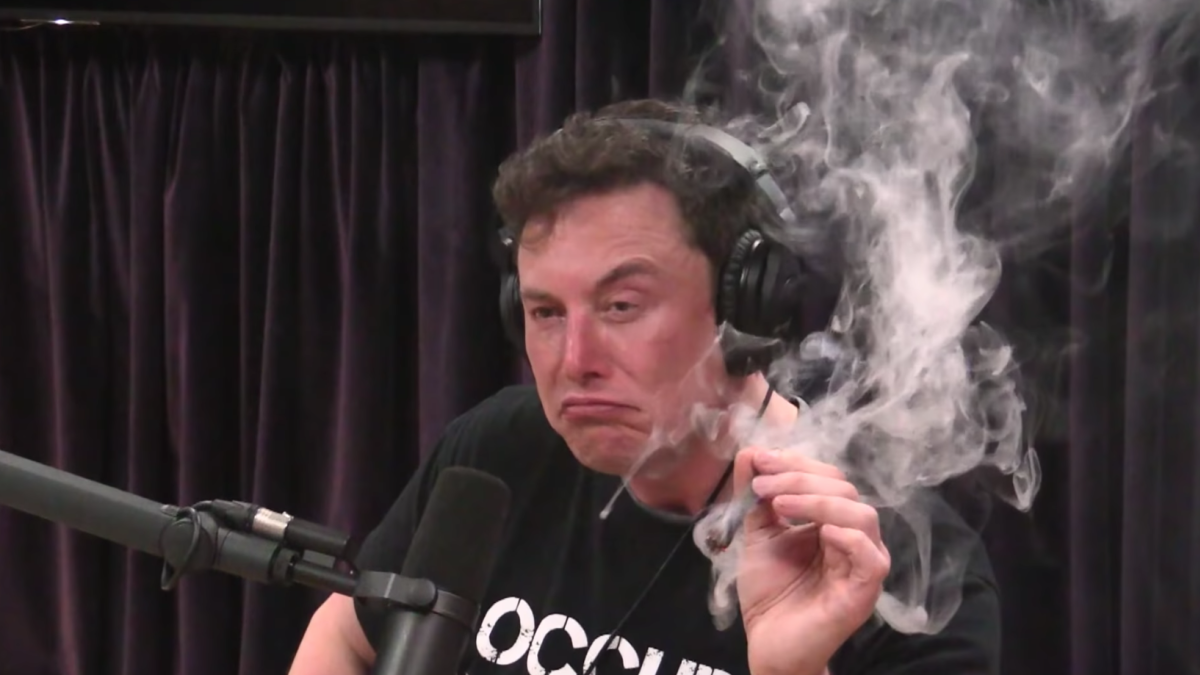
#> input picture module03/ex03/gg.png, 1200 x 675 px
$ python ColorFilter.py
#> lines starting #> are read from the running program, lines starting #| are printed output that depends on the picture
### module03/ex03/ImageProcessor.py
# load and display an image with Matplotlib
from matplotlib import image
from matplotlib import pyplot
from numpy import asarray, uint8

class ImageProcessor:
    @staticmethod
    def load(path):
        # load image as pixel array
#> called with path = 'gg.png'
        img = image.imread(path)
#> img is the input picture: shape (675, 1200, 4) float32; mean R, G, B, A 0.287, 0.238, 0.245, 1

        # convert image to numpy array
        array = asarray(img)
        array = (array * 255).astype(uint8)

        print("Loading image of dimensions {} * {} and shape : {}".format(img.shape[0], img.shape[1], array.shape))
#| Loading image of dimensions 675 * 1200 and shape : (675, 1200, 4)
        return array

    @staticmethod
    def display(array):
        # draw image
        pyplot.imshow(array)
        # show image
        pyplot.show()
        return

# [6 lines of commented-out code are left out]

### module03/ex03/ColorFilter.py

from ImageProcessor import ImageProcessor
from matplotlib import pyplot
from PIL import Image
from numpy import zeros, uint8, arange

class ColorFilter:

    @staticmethod
    def invert(array):
        """
        Takes a NumPy array of an image as an argument and returns an array with inverted color.
        Authorized functions: None
        Authorized operator: -
        """
        # Maximum intensity value of the color mode
        new_array = 255 - array
        for i in range(3, len(array[0][0])):
            new_array[:, :, i] = array[:, :, i]
#> this loop made 1 pass
#> i on pass 1: 3
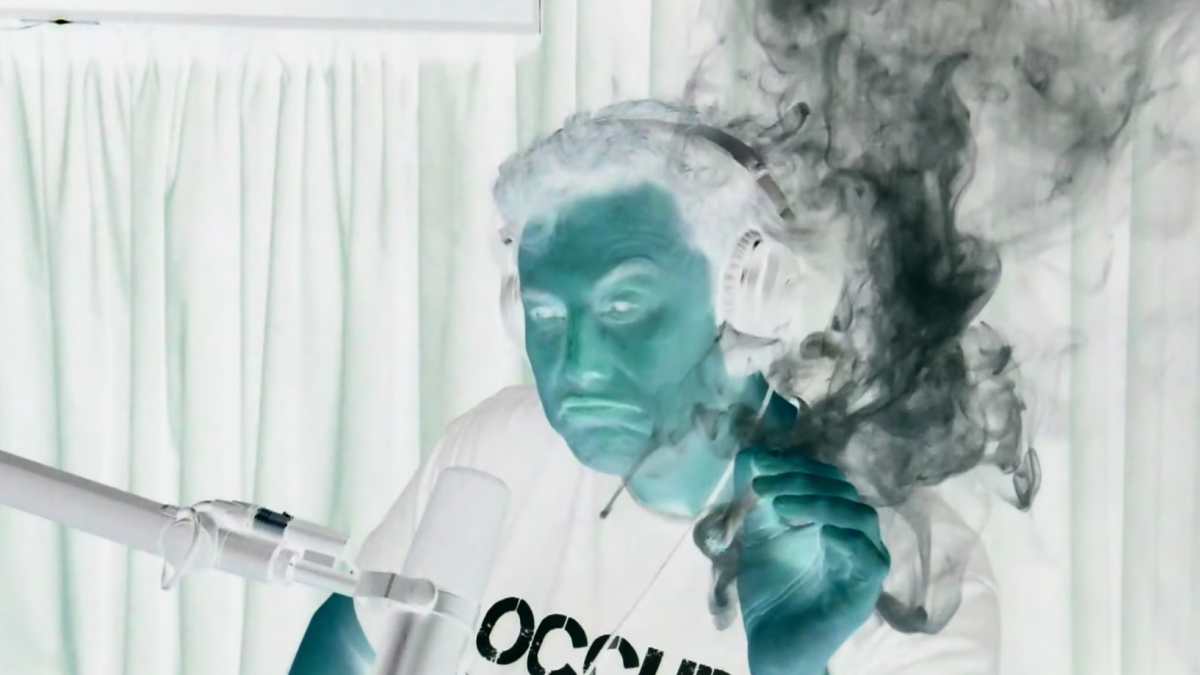
#> new_array: shape (675, 1200, 4); mean R, G, B, A 182, 194.6, 192.7, 255
        return new_array

    @staticmethod
    def to_blue(array):
        """
        Takes a NumPy array of an image as an argument and returns an array with a blue filter.
        Authorized functions: .zeros, .shape
        Authorized operator: None
        """
        blue = zeros(array.shape, dtype=uint8)
        # r,g,b = array
        blue[:, :, 2] = array[:, :, 2]
        for i in range(3, len(array[0][0])):
            blue[:, :, i] = array[:, :, i]
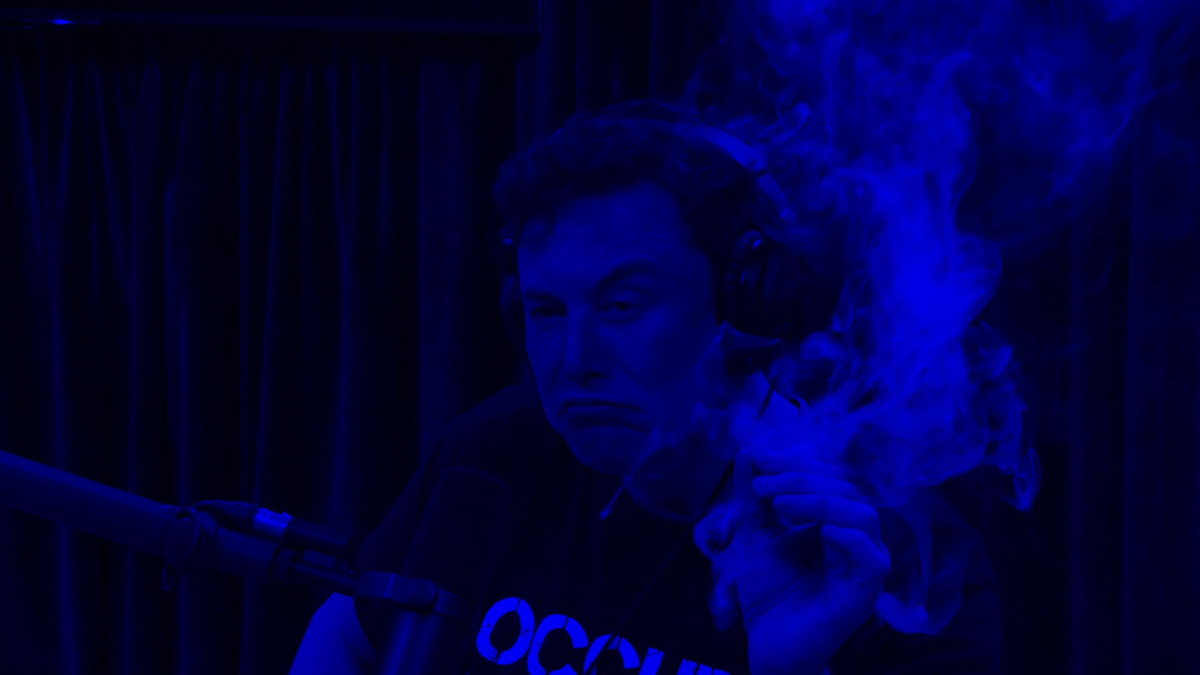
#> blue: shape (675, 1200, 4); mean R, G, B, A 0, 0, 62.3, 255
        return blue

    @staticmethod
    def to_green(array):
        """
        Takes a NumPy array of an image as an argument and returns an array with a green filter.
        Authorized functions: None
        Authorized operator: *
        """
        green = zeros(array.shape, dtype=uint8)
        # r,g,b = array
        green[:, :, 1] = array[:, :, 1]
        for i in range(3, len(array[0][0])):
            green[:, :, i] = array[:, :, i]
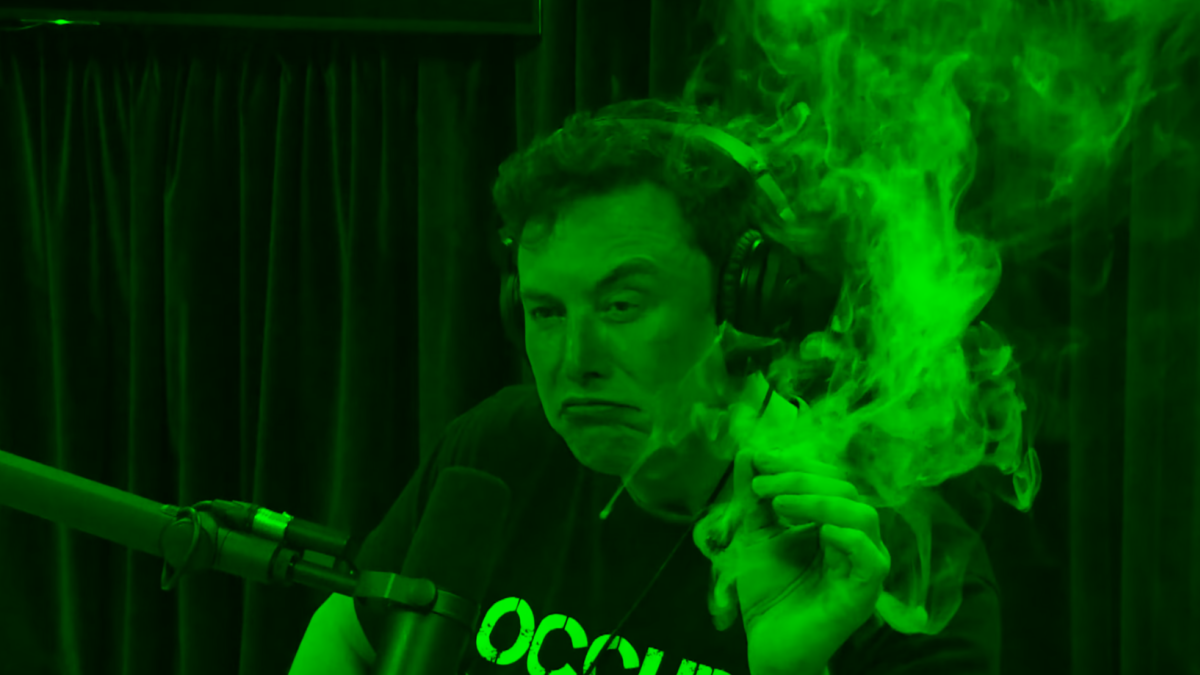
#> green: shape (675, 1200, 4); mean R, G, B, A 0, 60.4, 0, 255
        return green

    @staticmethod
    def to_red(array):
        """
        Takes a NumPy array of an image as an argument and returns an array with a red filter.
        Authorized functions : to_green, to_blue
        Authorized operator: -, +
        """
        # call to_green ot to_blue use to_green.__func__
        red = zeros(array.shape, dtype=array.dtype)
        # r,g,b = array
        red[:, :, 0] = array[:, :, 0]
        for i in range(3, len(array[0][0])):
            red[:, :, i] = array[:, :, i]
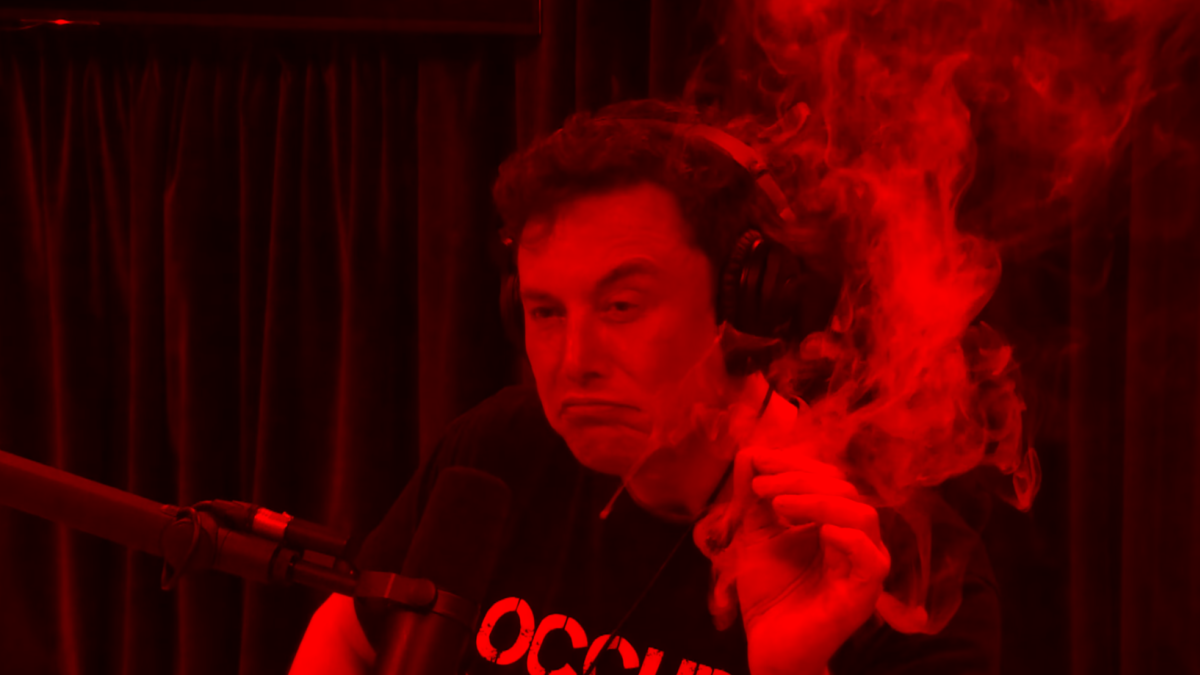
#> red: shape (675, 1200, 4); mean R, G, B, A 73, 0, 0, 255
        return red

    @staticmethod
    def to_celluloid(array):
        """
        Takes a NumPy array of an image as an argument, and returns an array with a celluloid shade filter.
        The celluloid filter must display at least four thresholds of shades.
        Be careful! You are not asked to apply black contour on the object here
        (you will have to, but later...), you only have to work on the shades of your images.
        Authorized functions: arange, linspace
        """

        for i in range(2):
            array[array[:, :, i] <= 64, 0] = 0
            array[((array <= 128) & (array > 64))[:, :, i], 0] = 64
            array[array[:, :, i] > 128, 0] = 128
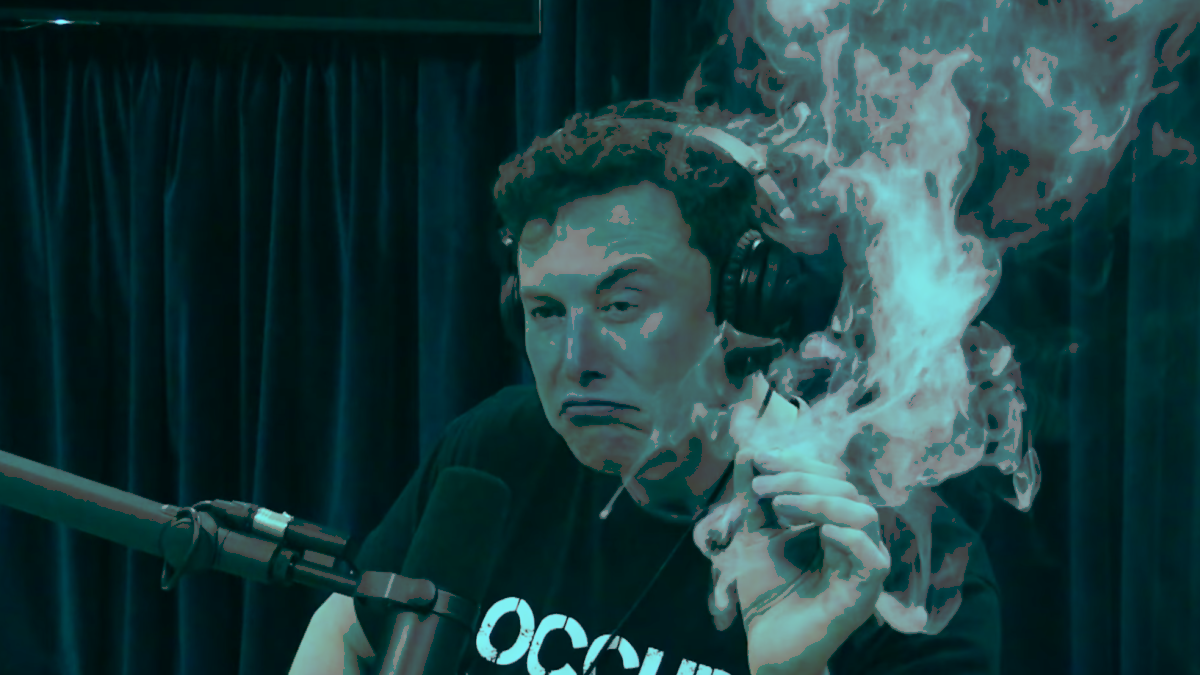
#> array: shape (675, 1200, 4); mean R, G, B, A 28.2, 60.4, 62.3, 255
        return array


imp = ImageProcessor()
arr = imp.load("gg.png")

cf = ColorFilter()

#
# ImageProcessor.display(arr)

newarry = cf.invert(arr)
ImageProcessor.display(newarry)
# [12 lines of commented-out code are left out]

newarry2 = cf.to_blue(arr)
ImageProcessor.display(newarry2)
#
newf = cf.to_green(arr)
ImageProcessor.display(newf)

newf0 = cf.to_red(arr)
ImageProcessor.display(newf0)

newf01 = cf.to_celluloid(arr)
ImageProcessor.display(newf01)
